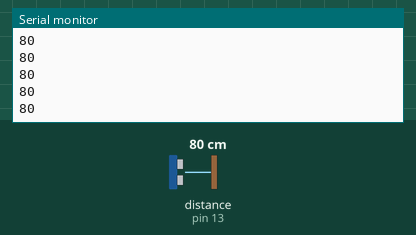
Simulated run of this sketch. Board: Arduino Uno, built with avr-gcc and run on an emulated ATmega328P. Parts: the last lines printed to the serial monitor. The test bench sets the inputs (shaded band); at power-on: distance to the obstacle (sensor on pin 13) 80 cm. The echo pulse lasts 58.3 µs per cm.

Above: at 1.2 s.
1.3 s: distance to the obstacle (sensor on pin 13) set to 2 cm
At 2.4 s:
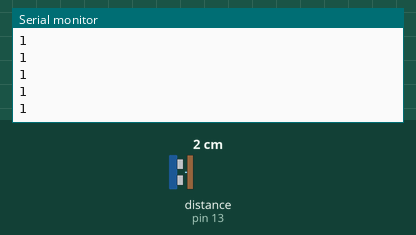
2.8 s: distance to the obstacle (sensor on pin 13) set to 4 cm
At 3.9 s:
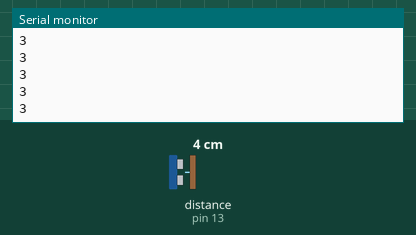
Timing chart, 0 to 5.8 s (numbered marks = the images above; inputs shaded):
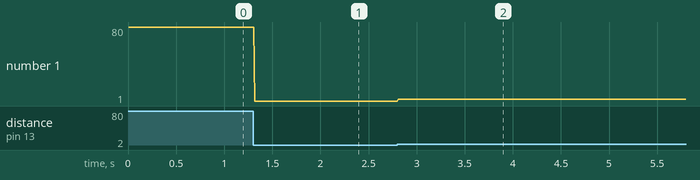

The sketch:

UltrasonicDemo.Garra.ino
```cpp
/*
 * HCSR04Ultrasonic/examples/UltrasonicDemo/UltrasonicDemo.pde
 *
 * SVN Keywords
 * ----------------------------------
 * $Author: cnobile $
 * $Date: 2011-09-17 02:43:12 -0400 (Sat, 17 Sep 2011) $
 * $Revision: 29 $
 * ----------------------------------
 */

#include <Ultrasonic.h>

#define TRIGGER_PIN  12
#define ECHO_PIN     13

Ultrasonic ultrasonic(TRIGGER_PIN, ECHO_PIN);

void setup()
  {
  Serial.begin(9600);
  }

void loop()
  {
  int cmMsec, inMsec;
  long microsec = ultrasonic.timing();

  cmMsec = ultrasonic.convert(microsec, Ultrasonic::CM);

  Serial.println(cmMsec);
  Serial.println();
  delay(10);
  }
```

Measured:
- after the input at 1.3 s, the serial monitor: prints a new line at once (image 1)
- after the input at 2.8 s, the serial monitor: prints a new line at once (image 2)
- plotted number 1: 80 → 1 after the input at 1.3 s, 1 → 3 after the input at 2.8 s
